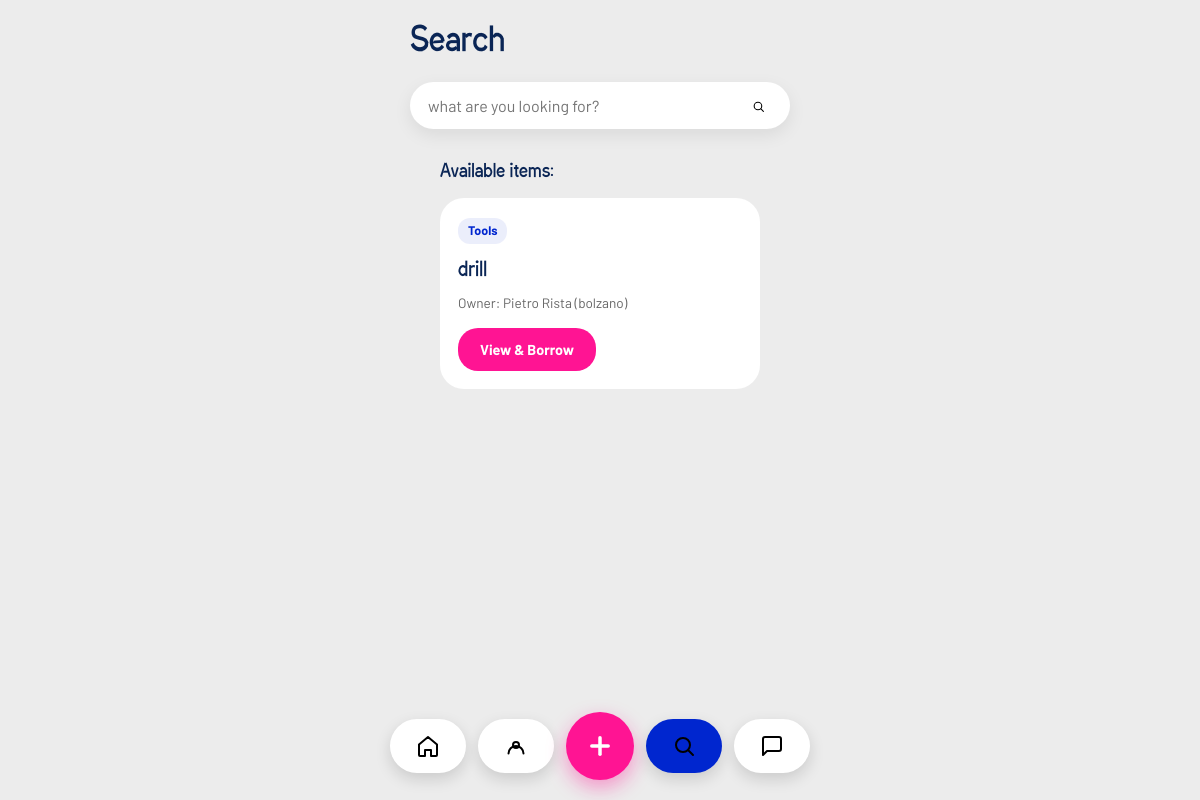
Page /search?category=Tools (signed in) on the earlier database version.
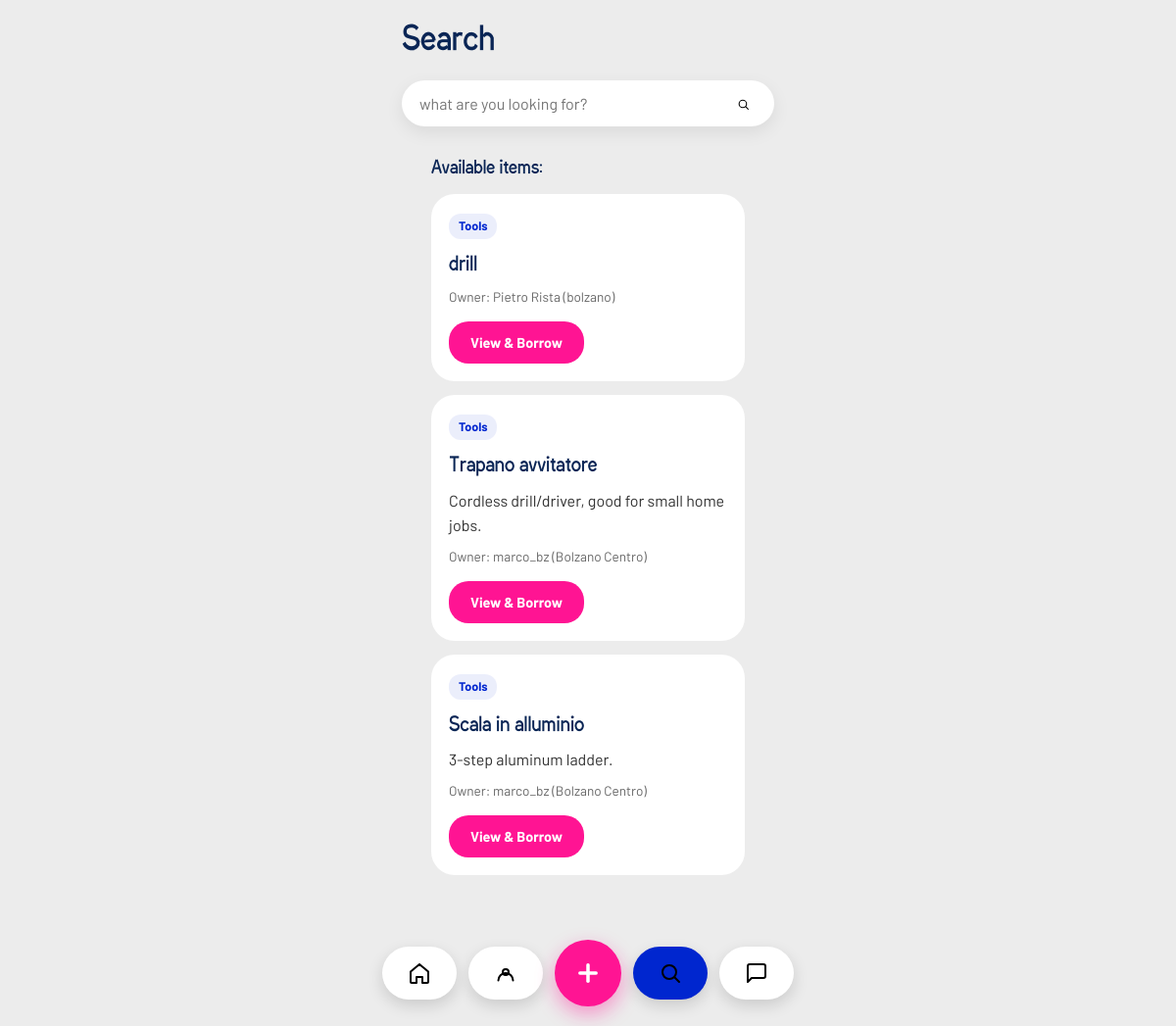
Same page on the later database version.
### tables this page shows
CREATE TABLE items (
            id INTEGER PRIMARY KEY AUTOINCREMENT,
            name TEXT NOT NULL,
            description TEXT,
            owner_id INTEGER NOT NULL,
            status TEXT DEFAULT 'available',
            keywords TEXT, category TEXT, photo TEXT,
            FOREIGN KEY (owner_id) REFERENCES "users_old" (id)
        );

CREATE TABLE users (
                id INTEGER PRIMARY KEY AUTOINCREMENT,
                username TEXT UNIQUE NOT NULL,
                email TEXT UNIQUE,
                password TEXT NOT NULL,
                location TEXT,
                categories TEXT
            , photo TEXT, latitude REAL, longitude REAL);

### app.py (the view, shortened to what this page needs)
@app.route('/search', methods=['GET', 'POST'])
def search():
    if 'user_id' not in session:
        return redirect(url_for('login'))
    query = request.args.get('q', '')
    category = request.args.get('category', '')
    categories = [c['name'] for c in EXPLORE_CATEGORIES]
    if not query and not category:
        return render_template('search.html', items=[], query='', message='Enter an item name to search', categories=categories)
    conn = get_db_connection()
    cursor = conn.cursor()
    cursor.execute('SELECT location, latitude, longitude FROM users WHERE id = ?', (session['user_id'],))
    user = cursor.fetchone()
    user_location = user['location'] if user else ''
    user_lat = user['latitude'] if user else None
    user_lon = user['longitude'] if user else None
    conditions = ["i.status = 'available'"]
    params = [user_lat, user_lon]
    if query:
        conditions.append('i.name LIKE ?')
        params.append(f'%{query}%')
    if category:
        conditions.append('i.category = ?')
        params.append(category)
    params.extend([user_location, f'%{user_location}%'])
    cursor.execute(f'''
        SELECT i.*, u.username as owner, u.location as owner_location,
               distance_km(?, ?, u.latitude, u.longitude) as distance
        FROM items i
        JOIN users u ON i.owner_id = u.id
        WHERE {' AND '.join(conditions)}
        ORDER BY
            CASE WHEN distance IS NULL THEN 1 ELSE 0 END,
            distance,
            CASE WHEN u.location = ? THEN 0
                 WHEN u.location LIKE ? THEN 1
                 ELSE 2 END
    ''', params)
    items = cursor.fetchall()
    conn.close()
    return render_template('search.html', items=items, query=query, category=category, categories=categories)

### app.py (called while the page is built, shortened)
def haversine_km(lat1, lon1, lat2, lon2):
    if lat1 is None or lon1 is None or lat2 is None or lon2 is None:
        return None

def get_db_connection():
    conn = sqlite3.connect(DATABASE)
    conn.row_factory = sqlite3.Row
    conn.create_function('distance_km', 4, haversine_km)
    return conn

@app.context_processor
def inject_current_user_photo():
    if 'user_id' not in session:
        return {'current_user_photo': None}
    conn = get_db_connection()
    cursor = conn.cursor()
    cursor.execute('SELECT photo FROM users WHERE id = ?', (session['user_id'],))
    row = cursor.fetchone()
    conn.close()
    return {'current_user_photo': row['photo'] if row else None}

### templates/search.html (shortened to what this page needs)
<!DOCTYPE html>
<html lang="en">
<head>
    <link rel="stylesheet" href="{{ url_for('static', filename='style.css') }}">
</head>
<body class="dashboard-page">
    <div class="container dashboard-mobile">
        <header class="dashboard-header">
            <h1 class="welcome">Search</h1>
            <form class="search-form-mobile" action="{{ url_for('search') }}" method="GET" autocomplete="off" data-live-search>
                <div class="search-bar-wrapper">
                    <input type="text" name="q" value="{{ query }}" placeholder="what are you looking for?" aria-label="search">
                    <button type="submit" class="search-btn" aria-label="Search">
                        <span class="icon icon-search" aria-hidden="true"></span>
                    </button>
                </div>
            </form>
        </header>
        <main>
            <section class="pending-section">
                {% if query or category %}
                    {% if items %}
                    <h2 class="section-title">Available items:</h2>
                    {% for item in items %}
                    <div class="search-result-card">
                        <span class="category-tag">{{ item.category }}</span>
                        <h3>{{ item.name }}</h3>
                        {% if item.description %}
                        <p>{{ item.description }}</p>
                        {% endif %}
                        <p class="owner-line">Owner: {{ item.owner }} ({{ item.owner_location }})</p>
                        <a href="{{ url_for('item_detail', item_id=item.id) }}" class="btn-view">View &amp; Borrow</a>
                    </div>
                    {% endfor %}
                    {% endif %}
                {% else %}
                <p class="search-prompt">Select a category or enter a search term to find items near you</p>
                {% endif %}
            </section>
        </main>
        {% include 'footer_nav.html' %}
    </div>
</body>
</html>

### templates/footer_nav.html (shortened to what this page needs)
<nav class="bottom-nav">
    <a href="{{ url_for('dashboard') }}" class="nav-item{% if request.path == '/' or request.path.startswith('/dashboard') %} active{% endif %}" aria-label="Home">
        <span class="icon icon-home" aria-hidden="true"></span>
    </a>
    <a href="{{ url_for('profile') }}" class="nav-item{% if request.path.startswith('/profile') %} active{% endif %}" aria-label="Profile">
        <span class="icon icon-user" aria-hidden="true"></span>
    </a>
    <a href="{{ url_for('add_item') }}" onclick="return openFooterAddItemModal(event)" class="nav-item center-action" aria-label="Add item">
        <svg class="plus-icon" viewBox="0 0 24 24" aria-hidden="true" xmlns="http://www.w3.org/2000/svg">
            <line x1="12" y1="5" x2="12" y2="19" />
            <line x1="5" y1="12" x2="19" y2="12" />
        </svg>
    </a>
    <a href="{{ url_for('explore') }}" class="nav-item{% if request.path.startswith('/explore') or request.path.startswith('/search') %} active{% endif %}" aria-label="Explore">
        <span class="icon icon-search" aria-hidden="true"></span>
    </a>
    <a href="{{ url_for('chat_index') }}" class="nav-item{% if request.path.startswith('/chat') %} active{% endif %}" aria-label="Chat">
        <span class="icon icon-chat" aria-hidden="true"></span>
    </a>
</nav>

### templates/search.html (style rules this page uses)
.search-result-card { background: white; border-radius: 24px; padding: 18px; margin-bottom: 14px; }
.search-result-card h3 { color: #0a2555; font-size: 1.2rem; margin-bottom: 8px; }
.search-result-card p { color: #333333; font-family: var(--font-secondary); letter-spacing: normal; margin-bottom: 8px; }
.search-result-card .owner-line { color: #666666; font-family: var(--font-secondary); letter-spacing: normal; font-size: 0.85rem; margin-bottom: 14px; }
.btn-view { display: inline-block; padding: 10px 22px; background: #ff1493; color: white; border: none; border-radius: 20px; font-weight: 700; font-size: 0.9rem; font-family: var(--font-secondary); text-decoration: none; cursor: pointer; }

Differences in the rows shown:
added items: category "Tools", name "Trapano avvitatore", description "Cordless drill/driver, good for small home jobs.", owner "marco_bz", owner_location "Bolzano Centro"
added items: category "Tools", name "Scala in alluminio", description "3-step aluminum ladder.", owner "marco_bz", owner_location "Bolzano Centro"
